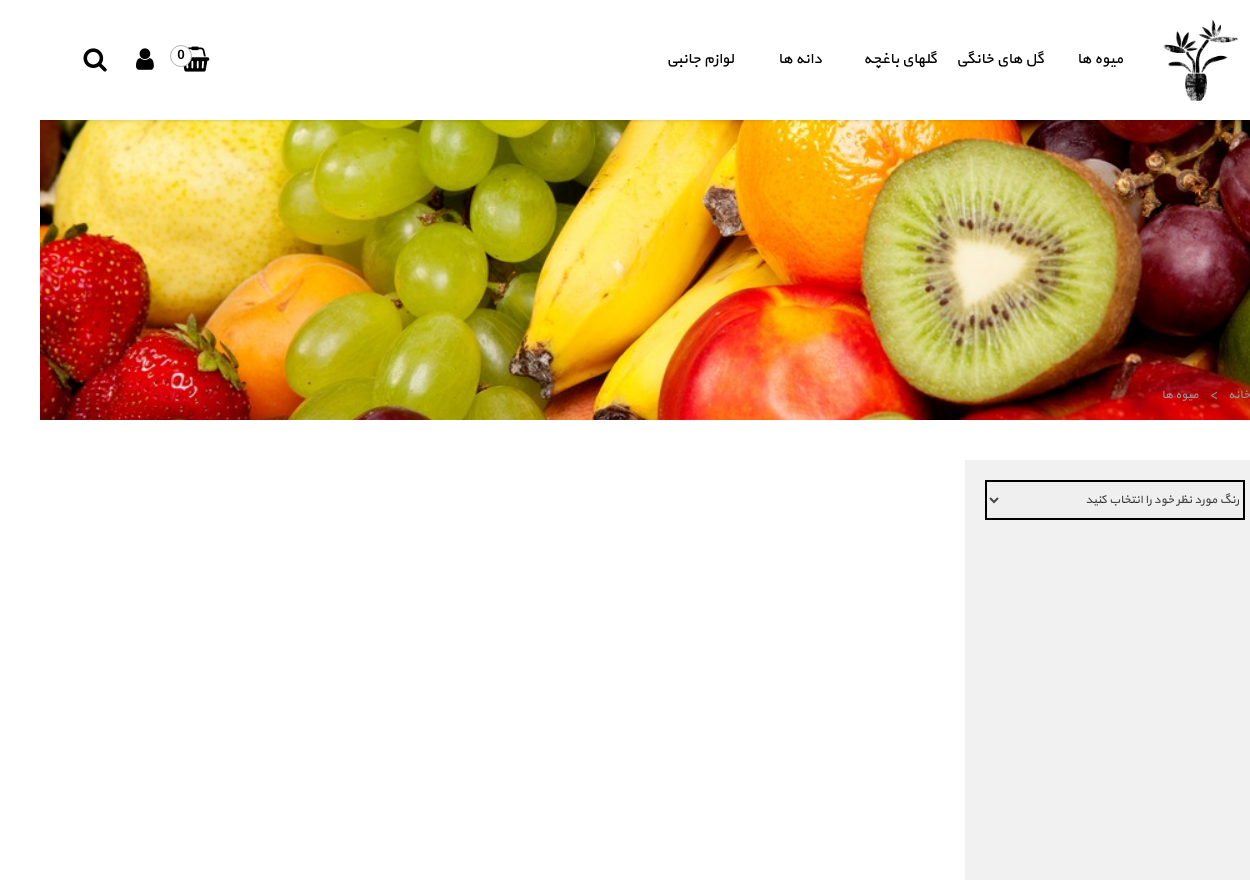
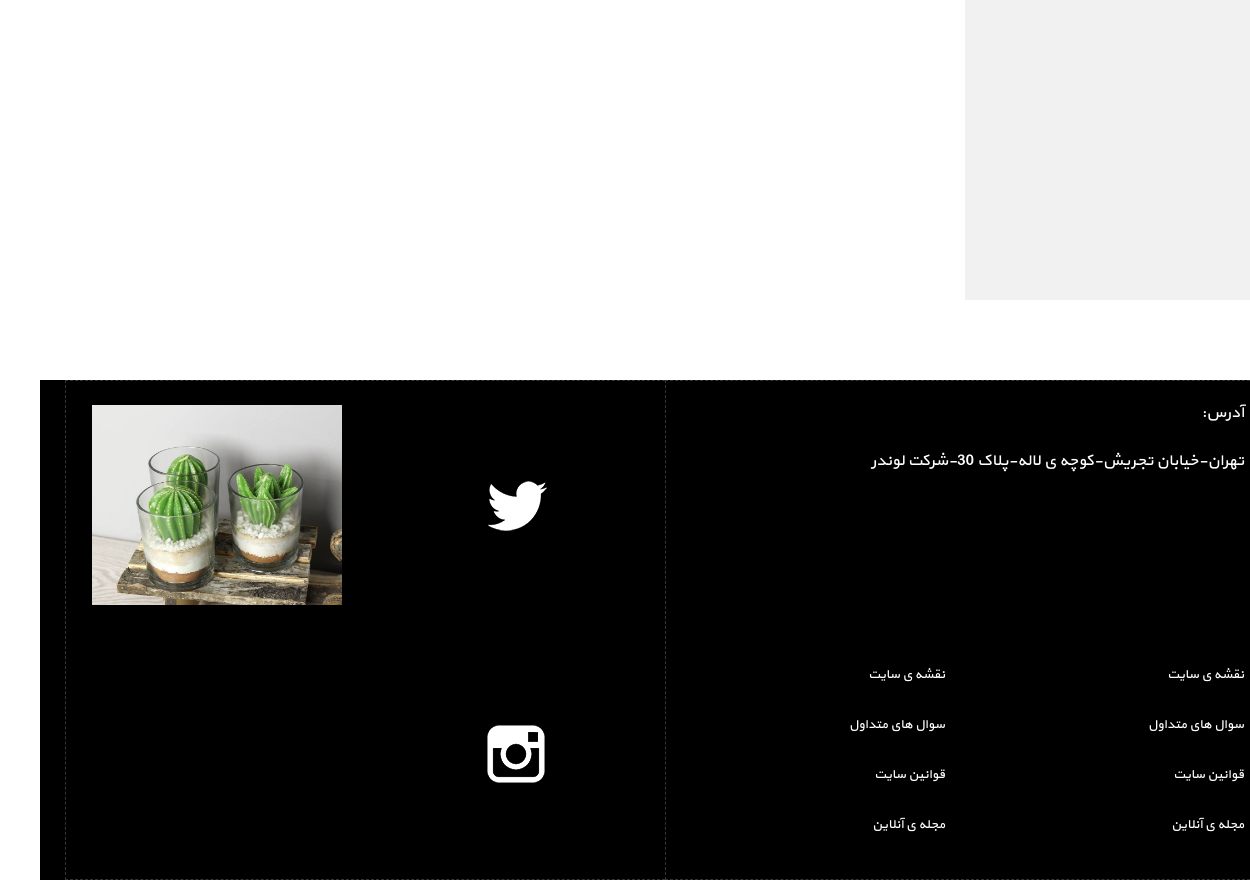
The page /user/products.php on the database its author committed (2 pictures, top to bottom).
### tables this page shows
CREATE TABLE IF NOT EXISTS `categories` (
  `cat_id` int(20) NOT NULL,
  `cat_name` varchar(50) NOT NULL,
  `cat_title` varchar(50) NOT NULL,
  `cat_desc` varchar(200) DEFAULT NULL,
  `cat_pic` varchar(50) DEFAULT 'default_category.jpg'
);

### user/basket_functions.php (called while the page is built, shortened)
<?php
function connectDB()
{
    require('../config.php');
    $con = new PDO("mysql:host=$dbServer;dbname=$dbName", $dbUser, $dbPass);
    $con->setAttribute(PDO::ATTR_ERRMODE, PDO::ERRMODE_EXCEPTION);
    $con->exec("SET CHARACTER SET utf8");
    return ($con);
}
function countBasketItems($customer_id)
{
    try {
        $con = connectDB();
        $stmt = $con->query("SELECT * FROM invoices WHERE customer_id='$customer_id' AND invoice_state='unconfirmed'");
        $rowCount = $stmt->rowCount();
        if ($rowCount > 0) {
            $row = $stmt->fetchObject();
            $invoice_id = $row->invoice_id;
            $stmt = $con->query("SELECT * FROM orders WHERE invoice_id='$invoice_id'");
            $rowCount2 = $stmt->rowCount();
            $basket_items = $rowCount2;
            $con = null;
        } else {
            $basket_items = 0;
        }
        return ($basket_items);
    } catch (PDOException $e) {
        echo "Error: " . $e->getMessage();
    }
}
?>

### user/define_session.php (called while the page is built, shortened)
<?php
function customerInfo(){
    try {
        $con = connectDB2();
        $customer_id = $_SESSION['user'];
        $stmt_customer = $con->query("SELECT customer_is_guest,customer_name FROM customers WHERE customer_id='$customer_id'");
        $con = null;
        return ($stmt_customer);
    }catch (PDOException $e){
        echo 'Error:'.$e->getMessage();
    }
}
?>

### user/products.php (the view, shortened to what this page needs)
<?php
require_once('define_session.php');
require_once('../include/connect.php');
try {
    if (isset($_GET['cat_id'])) $cat_id = $_GET['cat_id'];
    else $cat_id = 3;
    $stmtcat = $con->query("SELECT cat_title,cat_pic FROM categories WHERE cat_id='$cat_id'");
    $rowcat = $stmtcat->fetchObject();
    $cat_title = $rowcat->cat_title;
    $cat_pic = $rowcat->cat_pic;
} catch (PDOException $e) {
    echo "Error: " . $e->getMessage();
}
require("header.php");
?>
<div class="banner">
    <div class="banner-page-location">
        <a href="/almaprojects/shopping_card_alma2/index.php">خانه</a>
        &nbsp&nbsp&nbsp&nbsp>&nbsp&nbsp&nbsp&nbsp
        <a href="/almaprojects/shopping_card_alma2/cat/<?php echo $cat_id ?>"><?php echo $cat_title ?></a>
    </div>
    <img src="/almaprojects/shopping_card_alma2/photo/category/<?php echo $cat_pic ?>"/>
</div>
<div class="container">
    <div id="filter-options-container">
        <div id="filter-options-main">
            <div class="filter">
                <select name="filter-color-input" id="filter-color-input">
                    <option value="--">رنگ مورد نظر خود را انتخاب کنید</option>
                </select>
            </div>
        </div>
    </div>
</div>
<?php require_once('footer.php'); ?>

### user/header.php (shortened to what this page needs)
<?php
require_once('connectDB.php');
require_once('basket_functions.php');
$basket_items = countBasketItems($_SESSION['user']);
try {
    require_once('../include/connect.php');
    $stmt_cat = $con->query("SELECT * FROM categories ");
} catch (PDOException $e) {
    echo "Error: " . $e->getMessage();
}
?>
    <!doctype html>
    <html>
    <head>
    </head>
<body>
<header>
    <div id="nav-logo-wrapper">
        <div id="nav-logo-main">
            <div id="nav-logo">
                <div id="logo"><a href="/almaprojects/shopping_card_alma2/index.php"><img
                            src="/almaprojects/shopping_card_alma2/template/template1/image/logo6.png"></a></div>
                <nav id="nav">
                    <ul>
                        <?php
                        while ($row = $stmt_cat->fetchObject()) {
                            echo '<li>
                    <a href="/almaprojects/shopping_card_alma2/cat/' . $row->cat_id . '">' . $row->cat_title . '</a>
                    <div class="wide-submenu">
                        <ul>
                            <li>
                                <a href="">کاکتوس ها</a>
                            </li>
                             <li>
                                <a href="">گیاهان سردسیر</a>
                            </li>
                             <li>
                                <a href="">گیاهان گرم سیر</a>
                            </li>
                             <li>
                                <a href="">گیاهان استوایی</a>
                            </li>
                        </ul>
                        <ul>
                            <li>
                                <a href="">کاکتوس ها</a>
                            </li>
                             <li>
                                <a href="">کاکتوس ها</a>
                            </li>
                             <li>
                                <a href="">کاکتوس ها</a>
                            </li>
                             <li>
                                <a href="">کاکتوس ها</a>
                            </li>
                        </ul>
                        <img class="wide-submenu-image" src="/almaprojects/shopping_card_alma2/photo/category/' . $row->cat_pic . '" />
                    </div>
                </li>';
                        }
                        ?>
                    </ul>
                </nav>
                <div id="menu-icons">
                    <div>
                        <a href="/almaprojects/shopping_card_alma2/user/basket.php"
                           class="cursor-pointer width-height-100 display-block position-relative">
                            <i class=" fa fa-shopping-basket  fa-3x color-light-blue "></i>
                            <span class="circle circle-text"
                                  id="basket-item-numbers"><?php echo $basket_items; ?></span>
                        </a>
                    </div>
                    <div id="user-menu">
                        <a class="cursor-pointer width-height-100 display-block position-relative">
                            <i class="fa fa-user  fa-3x color-light-blue"></i>
                        </a>
                    </div>
                    <div>
                        <a href="#modal" class="cursor-pointer width-height-100 display-block">
                            <i class=" fa fa-search  fa-3x color-light-blue "></i>
                        </a>
                    </div>
                </div>
            </div>
        </div>
</header>

### template/template1/css/product.css (style rules this page uses)
#filter-options-container { width: 300px; height: 720px; background-color: #f1f1f1; float: right; }
#filter-options-main { height: 100%; width: 260px; padding: 20px; }
.filter { height: 40px; width: 260px; }
.filter select { width: 260px; height: 100%; font-family: 'yekan'; font-size: 12px; border: 2px solid black; box-shadow: none; }

### template/template1/css/main.css (style rules this page uses)
* { margin: 0; padding: 0; font-family: 'yekan'; color: rgba(0, 0, 0, 0.7) }
html { direction: rtl; }
body { background-color: #ffffff; }
.container { width: 1200px; overflow: hidden; margin: 40px auto 80px auto; }
img { border: none; }
a { text-decoration: none; color: #0781c1; }
.banner { width: auto; height: 300px; font-size: 30px; color: black; line-height: 100px; position: relative; }
.banner img { display: block; width: 100%; height: 100%; object-fit: cover; }
.banner-page-location { color: #949494; width: 100%; height: 50px; line-height: 50px; font-size: 12px; padding-right: 40px; position: absolute; bottom: 0; }
#page-location > a, .banner-page-location > a { color: #949494; display: inline-block; line-height: 50px; font-size: 12px; }
.circle { border-radius: 100%; background-color: white; overflow: hidden; border: 0.5px solid #b2b2b2; }
.circle-text { display: inline-block; background-color: #ffffff; width: 20px; height: 20px; position: absolute; line-height: 20px; text-align: center; color: #000000; }
.position-relative { position: relative; }
.cursor-pointer { cursor: pointer; }
.display-block { display: block; }
.width-height-100 { width: 100%; height: 100%; }

### template/template1/css/header.css (style rules this page uses)
nav { width: 600px; height: 60px; margin: 30px auto 0px 100px; float: right; transition: all 1s; -webkit-transition: all 1s; -moz-transition: all 1s; -o-transition: all 1s; }
nav > ul { list-style: none; }
nav > ul > li { float: right; width: 100px; height: 60px; position: relative; transition: all 1s; -webkit-transition: all 1s; -moz-transition: all 1s; -o-transition: all 1s; }
nav > ul > li > a { text-decoration: none; display: block; width: 100px; height: 60px; line-height: 60px; font-family: "yekan"; text-align: center; font-size: 15px; color: #000; transition: all 1s; -webkit-transition: all 1s; -moz-transition: all 1s; -o-transition: all 1s; }
#logo { height: 100px; width: 100px; float: right; transition: all 1s; -webkit-transition: all 1s; -moz-transition: all 1s; -o-transition: all 1s; margin: 10px 40px 0 0px; }
#logo > a > img { height: 100%; }
#logo > a { height: 100%; display: block; }
#nav-logo-wrapper { height: 120px; width: auto; margin: 0px 0 0 0; background-color: #ffffff; transition: all 1s; -webkit-transition: all 1s; -moz-transition: all 1s; -o-transition: all 1s; }
#nav-logo-main { height: 120px; width: auto; margin: 0px auto 0 auto; background-color: white; transition: all 1s; -webkit-transition: all 1s; -moz-transition: all 1s; -o-transition: all 1s; box-shadow: 0 1px 3px rgba(0, 0, 0, 0.11); z-index: 20000; position: relative; }
#nav-logo { height: 120px; width: auto; margin: 0px auto 0 auto; transition: all 1s; -webkit-transition: all 1s; -moz-transition: all 1s; -o-transition: all 1s; }
#menu-icons { width: 130px; height: 60px; margin: 30px 10px 0 40px; float: left; transition: all 1s; -webkit-transition: all 1s; -moz-transition: all 1s; -o-transition: all 1s; }
#menu-icons > div:last-child { margin: 0; }
#menu-icons > div { width: 30px; height: 60px; margin-left: 20px; float: right; }
#menu-icons > div > a > i { font-size: 25px; cursor: pointer; display: inline-block; width: 30px; height: 60px; text-align: center; line-height: 60px; color: #000000; text-rendering: auto; }
#basket-item-numbers { top: 15px; left: -10px; font-size: 14px; }
#user-menu { position: relative; }

### template/template1/css/login.css (style rules this page uses)
html { direction: rtl; }

### rows shown on the page
categories: cat_title "میوه ها", cat_pic (picture)
categories: cat_title "گل های خانگی"
categories: cat_title "گلهای باغچه"
categories: cat_title "دانه ها"
categories: cat_title "لوازم جانبی"

### other values the page prints
$basket_items "0"
